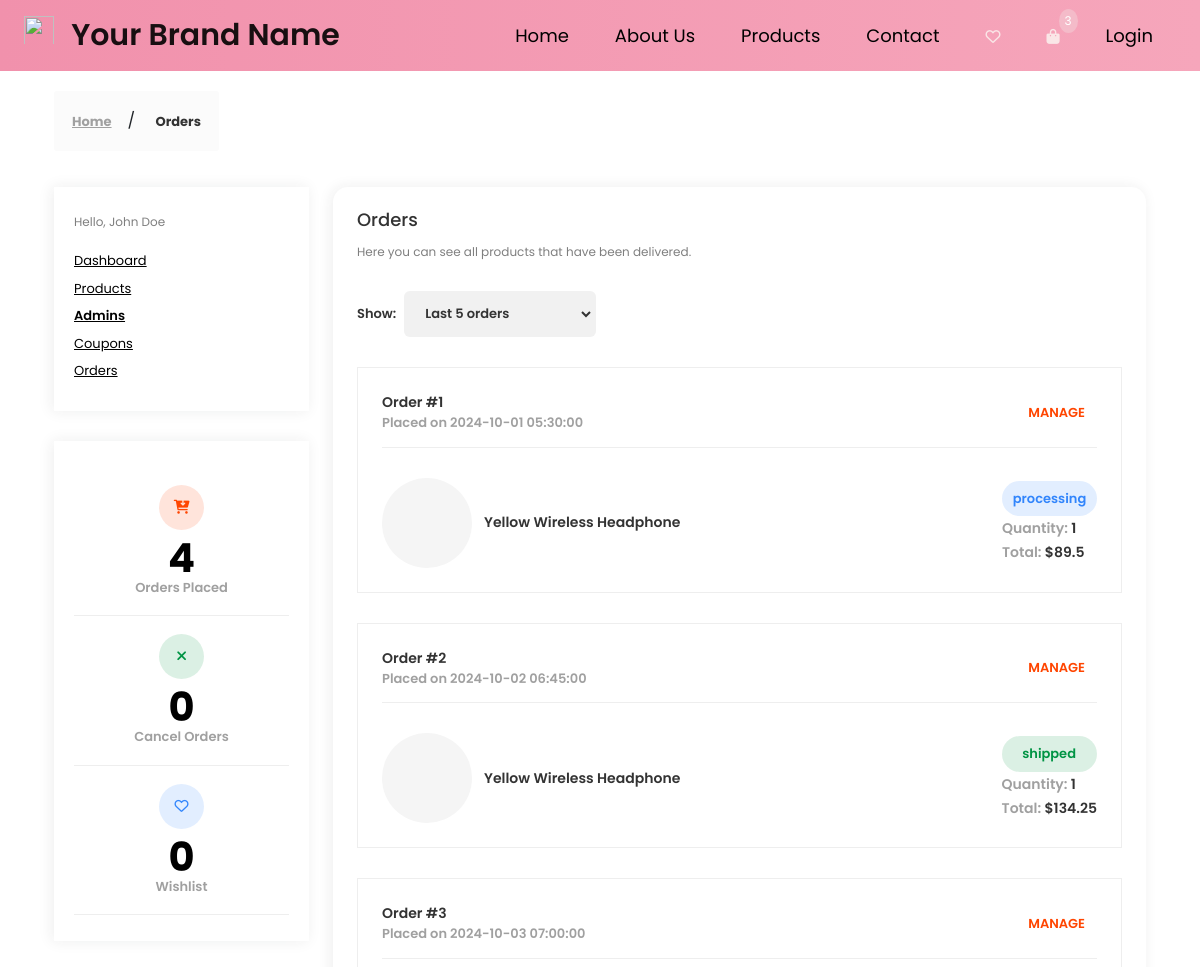
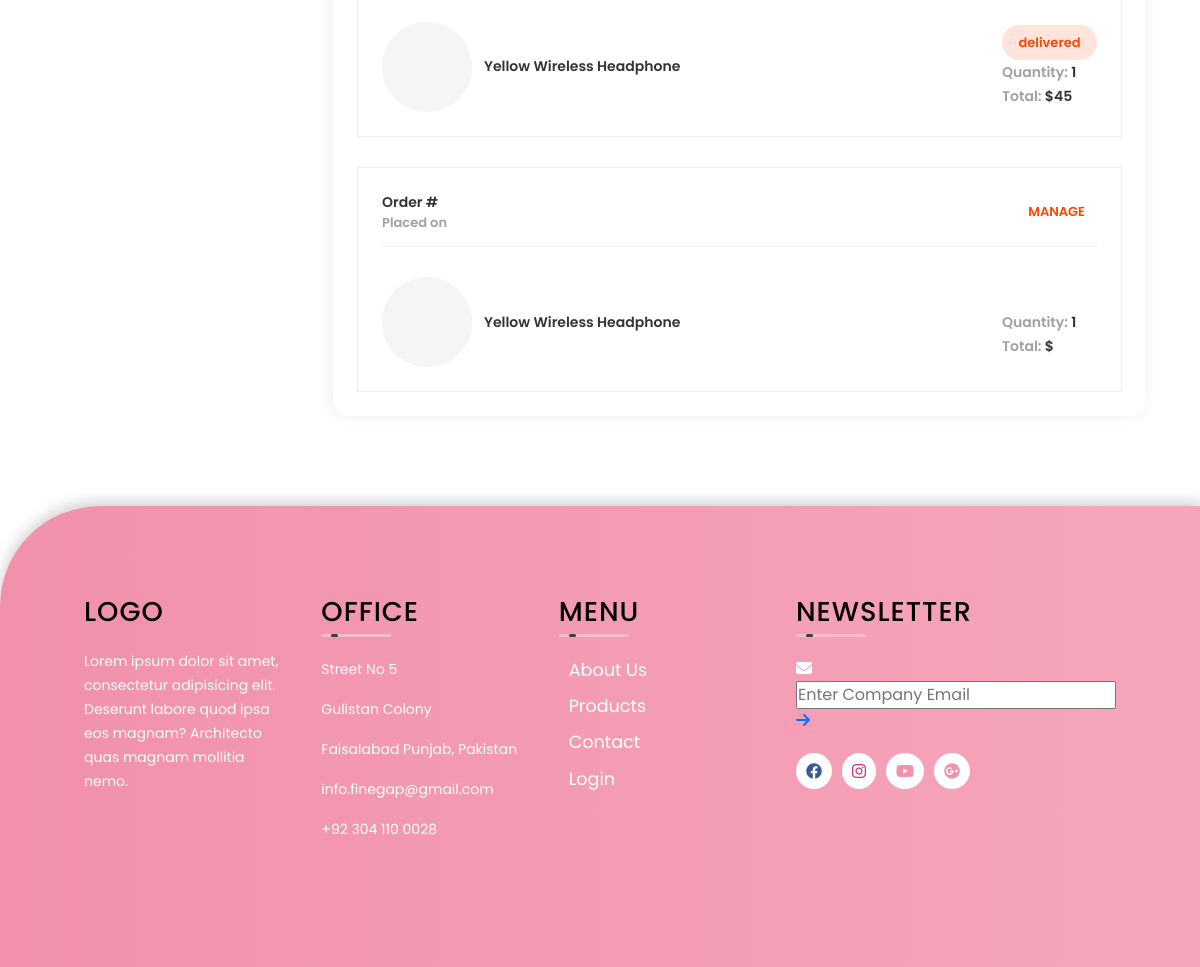
Page /dash-orders.php on the committed database (2 pictures, top to bottom).
### tables this page shows
CREATE TABLE IF NOT EXISTS `orders` (
  `order_ID` int NOT NULL AUTO_INCREMENT,
  `customer_ID` int NOT NULL,
  `coupon_ID` int NOT NULL,
  `order_total_amount` float NOT NULL,
  `order_total_amount_after` float NOT NULL,
  `order_status` enum('processing','shipped','delivered','cancelled') NOT NULL,
  `delivery_address` varchar(100) NOT NULL,
  `created_at` timestamp NULL DEFAULT NULL,
  `updated_at` timestamp NULL DEFAULT NULL,
  PRIMARY KEY (`order_ID`),
  KEY `customer_ID` (`customer_ID`),
  KEY `coupon_ID` (`coupon_ID`)
);

CREATE TABLE IF NOT EXISTS `customers` (
  `customer_ID` int NOT NULL AUTO_INCREMENT,
  `customer_name` varchar(50) NOT NULL,
  `customer_email` varchar(100) NOT NULL,
  `customer_password` varchar(16) NOT NULL,
  `customer_address1` varchar(50) NOT NULL,
  `customer_address2` varchar(50) DEFAULT NULL,
  `customer_phone` int NOT NULL,
  `customer_image` varchar(100) NOT NULL,
  `created_at` timestamp NULL DEFAULT NULL,
  `updated_at` timestamp NULL DEFAULT NULL,
  PRIMARY KEY (`customer_ID`)
);

### show_admin.php (called while the page is built, shortened)
<?php
class orders {
  function showOrders(){
    $dbInstance = Database::getInstance();
    $conn = $dbInstance->getConnection();
    $sql = "SELECT customers.customer_phone,orders.* FROM `customers` LEFT JOIN orders ON orders.customer_ID = customers.customer_ID;";
    $start = $conn->query($sql);
    if ($start) {
        $row = $start->fetchAll(PDO::FETCH_ASSOC);
        return  $row;
    }else {
        echo "0 results";
   }
  }
}
?>

### dash-orders.php (the view, shortened to what this page needs)
<!DOCTYPE html>
<html class="no-js" lang="en">
<head>
    <link rel="stylesheet" href="css/vendor.css">
    <link rel="stylesheet" href="css/utility.css">
    <link rel="stylesheet" href="css/app.css">
    <link rel="stylesheet" href="css/style.css">
    <link href="https://cdn.jsdelivr.net/npm/bootstrap@5.3.3/dist/css/bootstrap.min.css" rel="stylesheet">
</head>
<body class="config">
    <div id="app">
        <?php include('navbar.php');?>
        <div class="app-content">
            <div class="u-s-p-y-20">
                <div class="section__content">
                    <div class="container">
                        <div class="breadcrumb">
                            <div class="breadcrumb__wrap">
                                <ul class="breadcrumb__list">
                                    <li class="has-separator">
                                        <a href="index.php">Home</a></li>
                                    <li class="is-marked">
                                        <a>Orders</a></li>
                                </ul>
                            </div>
                        </div>
                    </div>
                </div>
            </div>
            <div class="u-s-p-b-60">
                <div class="section__content">
                    <div class="dash">
                        <div class="container">
                            <div class="row">
                                <div class="col-lg-3 col-md-12">
                                    <?php
                                    include('dashboard_features.php');
                                    ?>
                                </div>
                                <div class="col-lg-9 col-md-12">
                                    <div class="dash__box dash__box--shadow dash__box--radius dash__box--bg-white u-s-m-b-30">
                                        <div class="dash__pad-2">
                                            <h1 class="dash__h1 u-s-m-b-14">Orders</h1>
                                            <span class="dash__text u-s-m-b-30">Here you can see all products that have been delivered.</span>
                                            <form class="m-order u-s-m-b-30">
                                                <div class="m-order__select-wrapper">
                                                    <label class="u-s-m-r-8" for="my-order-sort">Show:</label><select class="select-box select-box--primary-style" id="my-order-sort">
                                                        <option selected>Last 5 orders</option>
                                                    </select></div>
                                            </form>
                                            <div class="m-order__list">
                                            <?php
                                                include('show_admin.php');
                                                $order = new orders();
                                                $order_row = $order->showOrders();
                                                  foreach($order_row as $order) {
                                                        $status ='';
                                                        if($order['order_status'] == 'processing'){
                                                            $status ='badge--processing';
                                                        }else if($order['order_status'] == 'shipped'){
                                                            $status ='badge--shipped';
                                                        }else if($order['order_status'] == 'delivered'){
                                                            $status ='badge--delivered';
                                                        };
                                                    echo "<div class='m-order__get'>
                                                    <div class='manage-o__header u-s-m-b-30'>
                                                        <div class='dash-l-r'>
                                                            <div>
                                                                <div class='manage-o__text-2 u-c-secondary'>Order #".$order['order_ID']."</div>
                                                                <div class='manage-o__text u-c-silver'>Placed on ".$order['created_at']."</div>
                                                            </div>
                                                            <div>
                                                                <div class='dash__link dash__link--brand'>
                                                                 <form method='POST' action='dash-manage-order.php'>
                                                                        <input type='text' value='".$order['order_ID']."' name='order_id' style='visibility: hidden;display: none;'>
                                                                        <button type='submit' class='address-book-edit btn--e-transparent-platinum-b-2' style='border:0;color:#ff4500'><a>MANAGE</a></button>
                                                                    </form>
                                                                    </div>
                                                            </div>
                                                        </div>
                                                    </div>
                                                    <div class='manage-o__description'>
                                                        <div class='description__container'>
                                                            <div class='description__img-wrap'>
                                                                <img class='u-img-fluid' src='images/product/electronic/product3.jpg' alt=''></div>
                                                            <div class='description-title'>Yellow Wireless Headphone</div>
                                                        </div>
                                                        <div class='description__info-wrap'>
                                                            <div>
                                                                <span class='manage-o__badge ".$status."'>".$order['order_status']."</span></div>
                                                            <div>
                                                                <span class='manage-o__text-2 u-c-silver'>Quantity:
                                                                    <span class='manage-o__text-2 u-c-secondary'>1</span></span></div>
                                                            <div>
                                                                <span class='manage-o__text-2 u-c-silver'>Total:
                                                                    <span class='manage-o__text-2 u-c-secondary'>$".$order['order_total_amount_after']."</span></span></div>
                                                        </div>
                                                    </div>
                                                </div>";
                                                  }
                                                  ?>
                                            </div>
                                        </div>
                                    </div>
                                </div>
                            </div>
                        </div>
                    </div>
                </div>
            </div>
        </div>
        <?php include('footer.php');?>
    </div>
</body>
</html>

### rows in the picture
orders: order_ID "1", created_at "2024-10-01 05:30:00", order_status "processing", order_total_amount_after "89.5"
orders: order_ID "2", created_at "2024-10-02 06:45:00", order_status "shipped", order_total_amount_after "134.25"
orders: order_ID "3", created_at "2024-10-03 07:00:00", order_status "delivered", order_total_amount_after "45"
